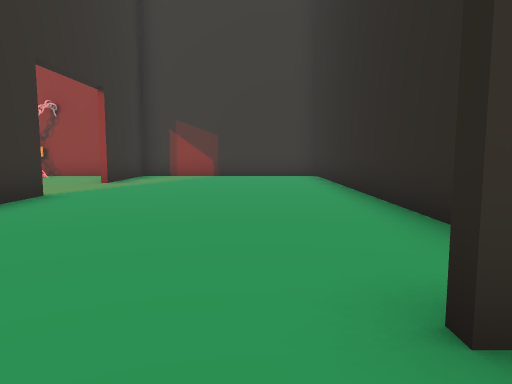
[1] (above)

19 first-person views from a walk through a scene from a Unity 3-D project. The camera is 1.5 m above the floor, tilts 6° down and sees 70° across. The floor is counted in squares, 2 m on a side. Each view is taken from the middle of a square. On the plan, view 1 faces up. The plan holds only what a view shows up to about 11 squares ahead; the rest is blank. The place goes on beyond the plan. Some animated figures are not drawn.

[2]
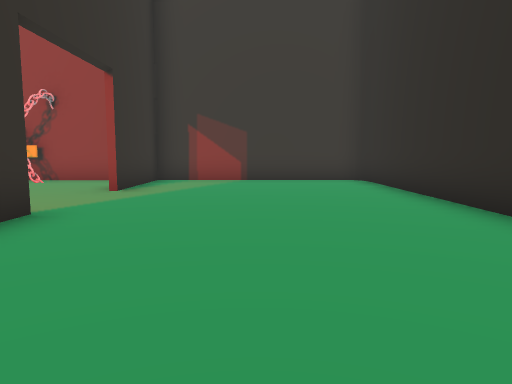

[3]
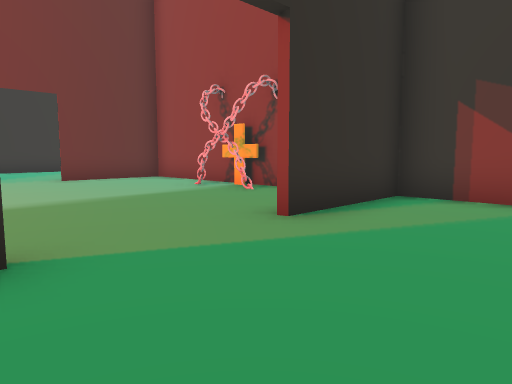

[4]
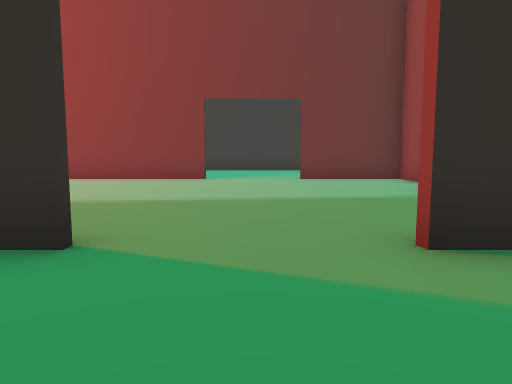

[5]
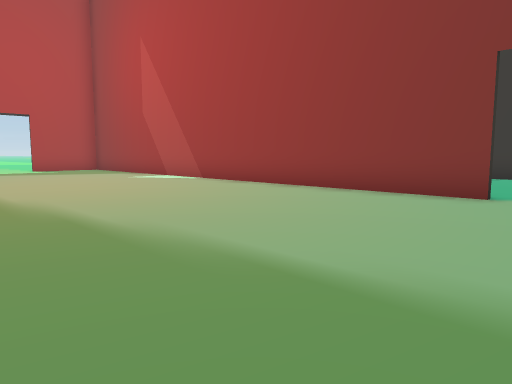

[6]
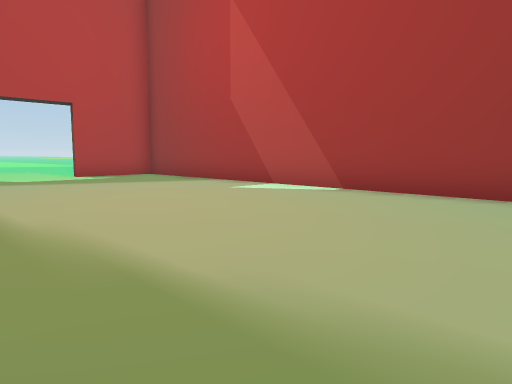

[7]
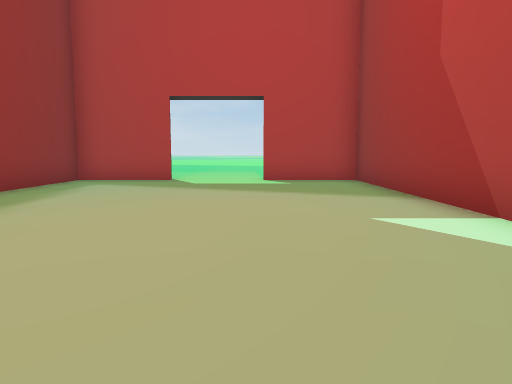

[8]
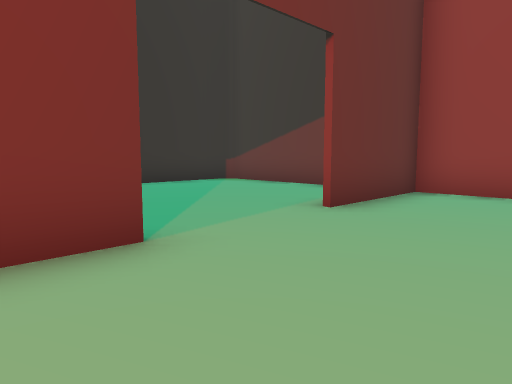

[9]
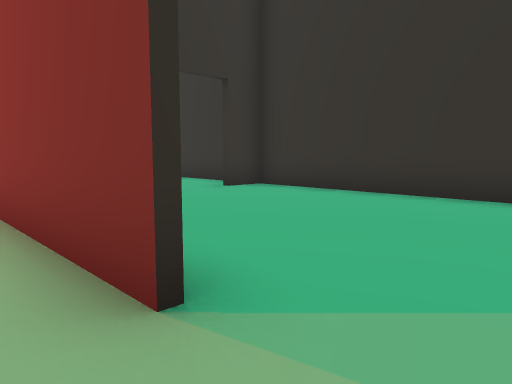

[10]
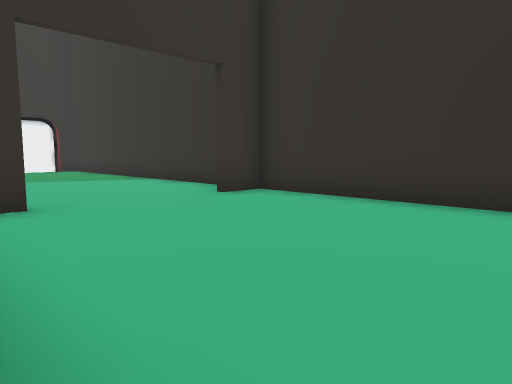

[11]
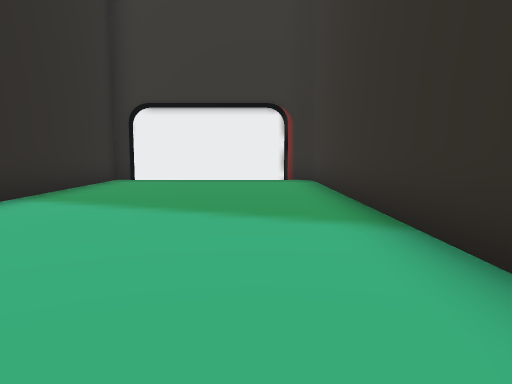

[12]
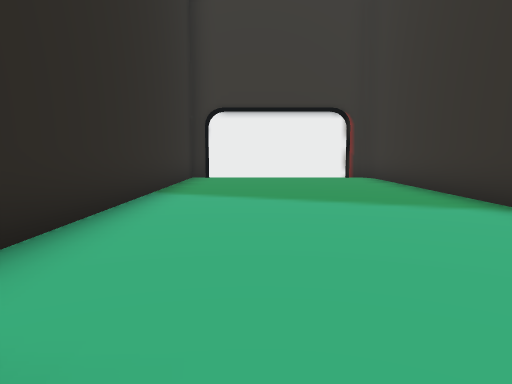

[13]
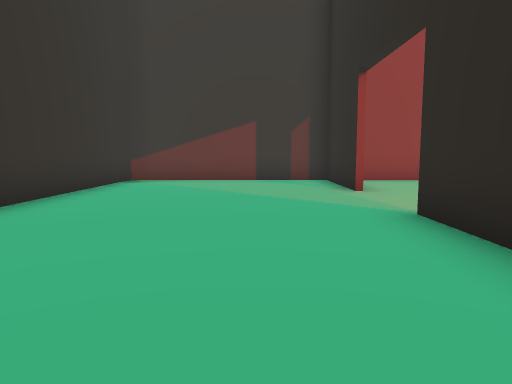

[14]
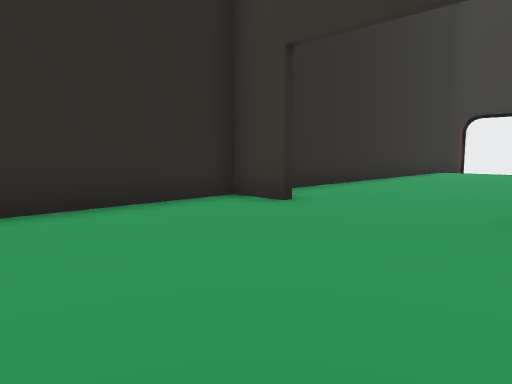

[15]
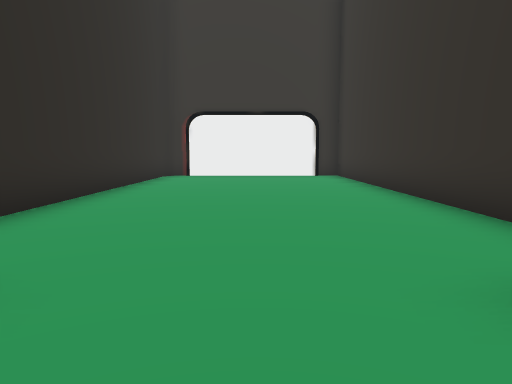

[16]
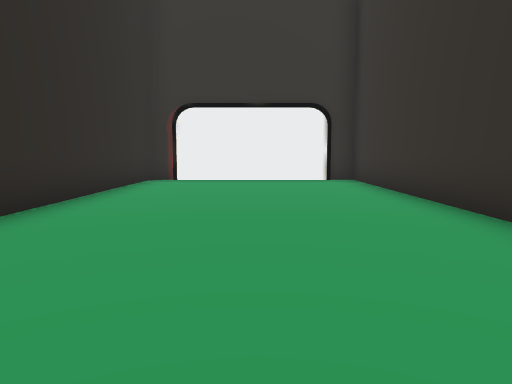

[17]
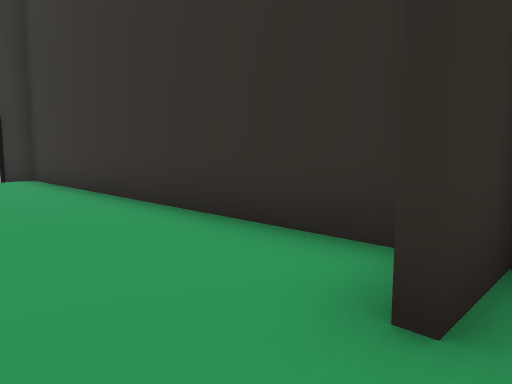

[18]
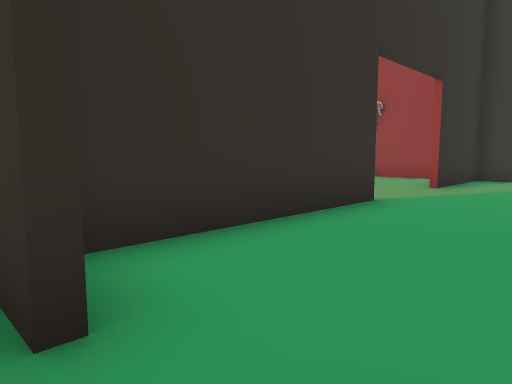

[19]
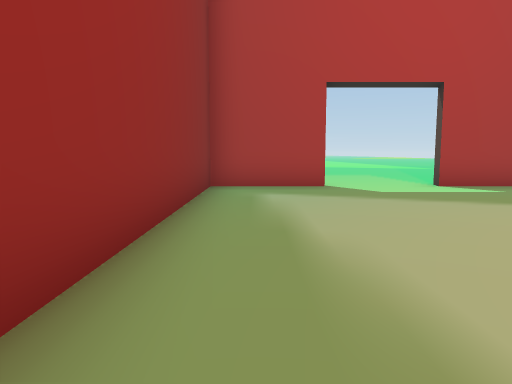

### Floor plan
Points are (right, up) in squares from view 1. A wall is a line through its corners. A room is listed if a view was taken in it or the views show most of it. See-through windows are left out.
Room 1 (views 1, 2, 3, 4, 5, 6, 7, 8, 9, 10, 11, 12, 13, 14, 15, 16, 17, 18, 19)
walls: (-3.8, 0.9) (-3.8, -9.5); (-12, 4.8) (-12, 6.5); (-2.5, 1.3) (-3.1, 1.3); (-11.8, 6.5) (-11.8, -9.4) (-9.2, -9.4) (-9.3, -9.9); (-3.8, 6.5) (-3.8, 1.5) (-2.5, 1.5); (-12, 9.2) (-12, 12.4); (0.8, 1.5) (2.1, 1.5) (2.1, 11.9); (-17.6, 0.1) (-17.6, -9); (-7, 11.9) (-8.1, 11.9); (-5, 12.4) (-17.2, 12.4); (-11.8, 12.4) (-11.8, 9.2); (-6.6, -9.4) (1.8, -9.4); (-4, -9.5) (-4, -2.4); (-17.6, 11.9) (-17.6, 1.5) (-16.5, 1.5); (1.8, 12.4) (-3.8, 12.4) (-3.8, 9.2); (-17.2, -9.4) (-12, -9.4) (-12, -0.8); (2.1, -9) (2.1, -0.1)

Positions as (right, up) in squares from view 1, and headings:
1: (0, 0), facing up
2: (-1, 2), facing up
3: (-1, 6), facing up-left
4: (-1, 8), facing left
5: (-5, 8), facing down-left
6: (-5, 3), facing down-left
7: (-9, 1), facing down
8: (-9, 5), facing up-left
9: (-11, 8), facing down-left
10: (-12, 7), facing down-left
11: (-16, 1), facing down
12: (-14, 2), facing down
13: (-14, 2), facing up
14: (-3, 6), facing down-right
15: (-1, 3), facing down
16: (-1, 1), facing down
17: (-1, 2), facing down-left
18: (-1, 1), facing up-left
19: (-5, -1), facing down
